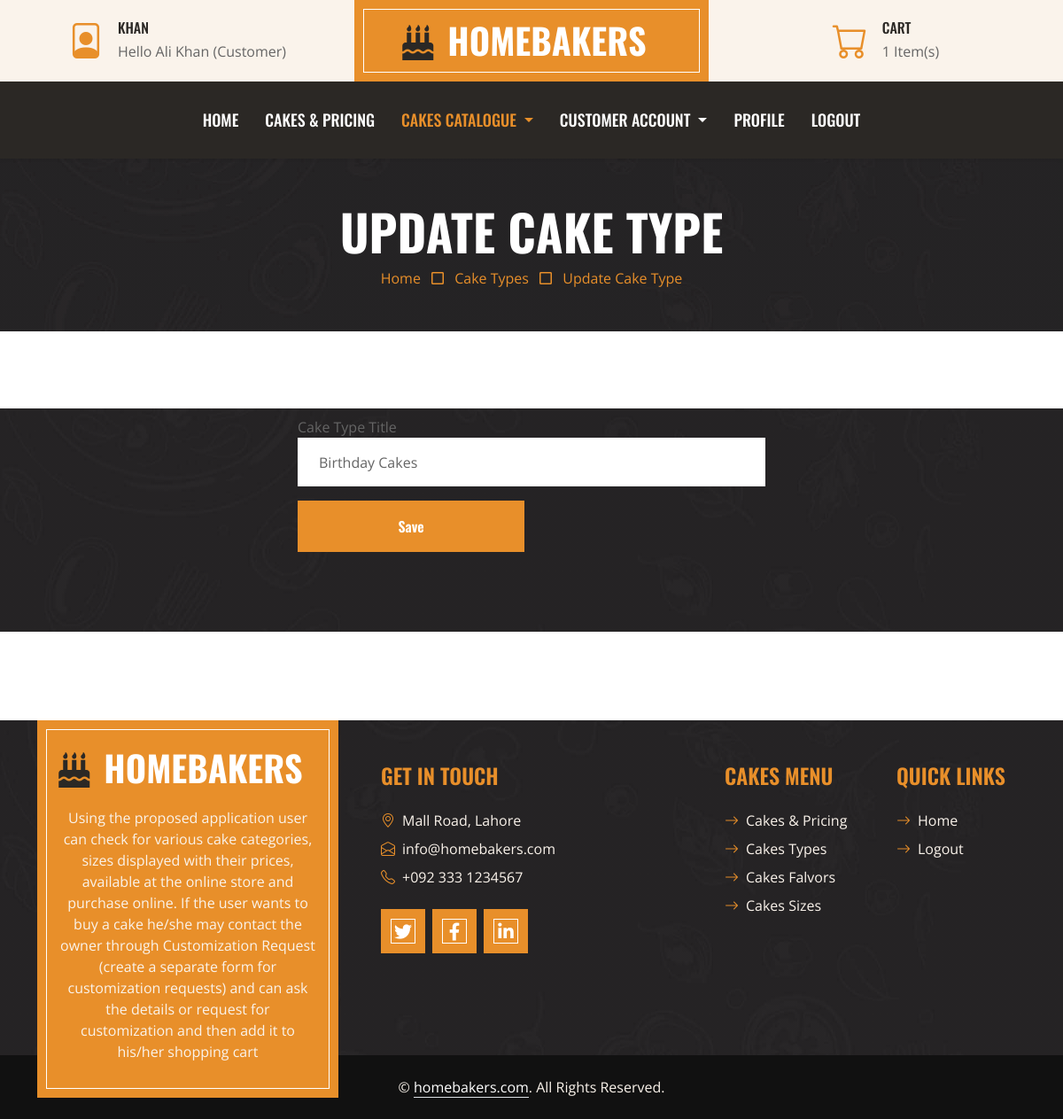
The page /update-type/1 (signed in) on the database its author committed.
### homebaker/models.py (models this page shows, shortened)
class Users(db.Model,UserMixin):
        id=db.Column(db.Integer, primary_key=True)
        loginid = db.Column(db.String(200),unique=True,nullable=False)
        password = db.Column(db.String(255),nullable=False)
        name = db.Column(db.String(100),nullable=False)
        contact = db.Column(db.String(20),nullable=False)
        email = db.Column(db.String(200),nullable=False)
        address = db.Column(db.String(255),nullable=True)
        utype = db.Column(db.String(15),nullable=True, default='Customer')
        status = db.Column(db.String(15),nullable=True, default='Active')
        photo = db.Column(db.String(100),nullable=True, default='user.png')
        date_created = db.Column(db.DateTime, default=datetime.utcnow)
        cart=db.relationship('Carts',backref=db.backref('usercart')) # PK -> FK (Cart)
        order=db.relationship('Orders',backref=db.backref('userorder')) # PK -> FK (Order)
        item=db.relationship('Items',backref=db.backref('useritem')) # PK -> FK (Item)

class Types(db.Model):
        id=db.Column(db.Integer, primary_key=True)
        title = db.Column(db.String(50),nullable=False)
        date_created = db.Column(db.DateTime, default=datetime.utcnow)

### homebaker/routes.py (the view)
@app.route('/update-type/<int:id>', methods=['GET','POST'])
@login_required
def update_type(id):
    userId=0
    cCount=0
    if current_user.is_authenticated:
        userId=format(current_user.id)
        carts=Carts.query.filter_by(customer_id=userId).all();
        for c in carts:
            cCount = cCount + c.qty
    page ='Cake Types'
    sub_page='Update Cake Type'
    pgTitle=title+' | '+page
    record = Types.query.get_or_404(id)
    form = CakeTypeForm()
    if form.validate_on_submit():
        record.title=form.title.data
        db.session.commit()
        flash(f'Cake type updated with title {form.title.data}',category='success')
        return redirect(url_for('types'))
    return render_template("type-form.html",form=form,record=record, page= page, sub_page=sub_page,pgTitle=pgTitle,cCount=cCount)

### homebaker/forms.py
class CakeTypeForm(FlaskForm):
    title = StringField(label="Cake Type Title  ",validators=[DataRequired(),Length(min=4,max=50)])
    submit = SubmitField("Save")

### homebaker/routes.py (called while the page is built)
@login_manager.user_loader
def load_user(user_id):
    return Users.query.get(int(user_id))

### homebaker/templates/type-form.html (shortened to what this page needs)
{% extends 'base.html' %}
{% block body %}
<div class="container-fluid bg-dark bg-img p-5">
    <div class="row">
        <div class="col-12 text-center">
            <h1 class="display-4 text-uppercase text-white">{% if sub_page %} {{sub_page}} {% else %} PAGE {% endif %}</h1>
            <a href="{{url_for('index')}}">Home</a>
            <i class="far fa-square text-primary px-2"></i>
            <a href="{{url_for('types')}}">{% if page %} {{page}} {% else %} Page {% endif %}</a>
            <i class="far fa-square text-primary px-2"></i>
            <a href="javascript:void(0)">{% if sub_page %} {{sub_page}} {% else %} Add {% endif %}</a>
        </div>
    </div>
</div>
<div class="container-fluid contact position-relative px-5" style="margin-bottom: 190px;">
    <div class="container">
        <div class="row g-5 p-5">
        </div>
        <div class="row justify-content-center">
            <div class="col-lg-6 mt-5">
                <form method="post" action="">
                    <div class="row g-3">
                        <div class="col-sm-12">
                            {{form.title.label()}}
                            {{form.title(class="form-control bg-light border-0 px-4", placeholder=form.title.label.text, value=record.title if record else '', style="height: 55px;")}}
                        </div>
                        <div class="col-sm-6">
                            {{form.submit(class="btn btn-primary border-inner w-100 py-3")}}
                        </div>
                    </div>
                </form>
            </div>
        </div>
    </div>
</div>
{% endblock %}

### homebaker/templates/base.html (shortened to what this page needs)
<!DOCTYPE html>
<html lang="en">
<head>
    <link href="https://cdnjs.cloudflare.com/ajax/libs/font-awesome/5.10.0/css/all.min.css" rel="stylesheet">
    <link href="https://cdn.jsdelivr.net/npm/bootstrap-icons@1.4.1/font/bootstrap-icons.css" rel="stylesheet">
    <link href="{{ url_for('static',filename='lib/owlcarousel/assets/owl.carousel.min.css') }}" rel="stylesheet">
    <link href="{{ url_for('static',filename='css/bootstrap.min.css') }}" rel="stylesheet">
    <link href="{{ url_for('static',filename='css/style.css') }}" rel="stylesheet">
</head>
<body>
        <div class="container-fluid px-0 d-none d-lg-block">
            <div class="row gx-0">
                <div class="col-lg-4 text-center bg-secondary py-3">
                    <div class="d-inline-flex align-items-center justify-content-center">
                        <i class="bi bi-file-person fs-1 text-primary me-3"></i>
                        <div class="text-start">
                            <h6 class="text-uppercase mb-1">{{ current_user.loginid if current_user.is_authenticated else 'Guest'}}</h6>
                            <span>Hello {{ current_user.name if current_user.is_authenticated else 'Guest'}} ({{ current_user.utype if current_user.is_authenticated else 'Guest'}})</span>
                        </div>
                    </div>
                </div>
                <div class="col-lg-4 text-center bg-primary border-inner py-3">
                    <div class="d-inline-flex align-items-center justify-content-center">
                        <a href="{{url_for('index')}}" class="navbar-brand">
                            <h1 class="m-0 text-uppercase text-white"><i class="fa fa-birthday-cake fs-1 text-dark me-3"></i>HomeBakers</h1>
                        </a>
                    </div>
                </div>
                <div class="col-lg-4 text-center bg-secondary py-3">
                    <div class="d-inline-flex align-items-center justify-content-center">
                        <i class="bi bi-cart fs-1 text-primary me-3"></i>
                        <div class="text-start">
                            <h6 class="text-uppercase mb-1">Cart</h6>
                            <span>{{cCount}} Item(s)</span>
                        </div>
                    </div>
                </div>
            </div>
        </div>
    <nav class="navbar navbar-expand-lg bg-dark navbar-dark shadow-sm py-3 py-lg-0 px-3 px-lg-0">
        <div class="collapse navbar-collapse" id="navbarCollapse">
            <div class="navbar-nav ms-auto mx-lg-auto py-0">
                <a href="{{url_for('index')}}" class="nav-item nav-link {% if page == 'Home' %} active {% endif %}">Home</a>
                {% if current_user.is_authenticated %}
                {% if current_user.utype != 'Admin' %}
                <a href="{{url_for('cakes')}}" class="nav-item nav-link {% if page == 'Cakes' %} active {% endif %}">Cakes & Pricing</a>
                {% endif %}
                {% endif %}
                <div class="nav-item dropdown">
                    <a href="#" class="nav-link dropdown-toggle {% if page == 'Cake Types' or page == 'Cake Sizes'  or page == 'Customization'  or page == 'Cake Flavors'  or sub_page == 'Customer Orders'  or sub_page == 'Our Cakes' %} active {% endif %}" data-bs-toggle="dropdown">Cakes Catalogue </a>
                </div>
                {% if current_user.is_authenticated %}
                 {% if current_user.utype == 'Customer' %}
                <div class="nav-item dropdown">
                    <a href="#" class="nav-link dropdown-toggle  {% if page == 'Cart' or page == 'Orders'  %} active {% endif %}" data-bs-toggle="dropdown">Customer Account </a>
                </div>
                {% endif %}
                {% endif %}
                {% if current_user.is_authenticated %}
				<a href="{{url_for('profile')}}" class="nav-item nav-link {% if page == 'Profile' %} active {% endif %}">Profile</a>
				<a href="{{url_for('logout')}}" class="nav-item nav-link">Logout</a>
                {% else %}
				<a href="{{url_for('login')}}" class="nav-item nav-link {% if page == 'Login' %} active {% endif %}">Sign In</a>
				<a href="{{url_for('register')}}" class="nav-item nav-link {% if page == 'Register' %} active {% endif %}">Register</a>
                {% endif %}
            </div>
        </div>
    </nav>
    {% block body %}
    {% endblock %}
        <div class="container-fluid bg-img text-secondary" style="margin-top: 90px">
            <div class="container">
                <div class="row gx-5">
                    <div class="col-lg-4 col-md-6 mb-lg-n5">
                        <div class="d-flex flex-column align-items-center justify-content-center text-center h-100 bg-primary border-inner p-4">
                            <a href="{{url_for('index')}}" class="navbar-brand">
                                <h1 class="m-0 text-uppercase text-white"><i class="fa fa-birthday-cake fs-1 text-dark me-3"></i>HomeBakers</h1>
                            </a>
                            <p class="mt-3">
                            Using the proposed application user can check for various cake categories, sizes displayed with their prices, available at the online store and purchase online. If the user wants to buy a cake he/she may contact the owner through Customization Request (create a separate form for customization requests) and can ask the details or request for customization and then add it to his/her shopping cart
                            </p>
                        </div>
                    </div>
                    <div class="col-lg-8 col-md-6">
                        <div class="row gx-5">
                            <div class="col-lg-6 col-md-6 pt-5 mb-5">
                                <h4 class="text-primary text-uppercase mb-4">Get In Touch</h4>
                                <div class="d-flex mb-2">
                                    <i class="bi bi-geo-alt text-primary me-2"></i>
                                    <p class="mb-0">Mall Road, Lahore</p>
                                </div>
                                <div class="d-flex mb-2">
                                    <i class="bi bi-envelope-open text-primary me-2"></i>
                                    <p class="mb-0">info@homebakers.com</p>
                                </div>
                                <div class="d-flex mb-2">
                                    <i class="bi bi-telephone text-primary me-2"></i>
                                    <p class="mb-0">+092 333 1234567</p>
                                </div>
                                <div class="d-flex mt-4">
                                    <a class="btn btn-lg btn-primary btn-lg-square border-inner rounded-0 me-2" href="#"><i class="fab fa-twitter fw-normal"></i></a>
                                    <a class="btn btn-lg btn-primary btn-lg-square border-inner rounded-0 me-2" href="#"><i class="fab fa-facebook-f fw-normal"></i></a>
                                    <a class="btn btn-lg btn-primary btn-lg-square border-inner rounded-0 me-2" href="#"><i class="fab fa-linkedin-in fw-normal"></i></a>
                                </div>
                            </div>
                            <div class="col-lg-3 col-md-3 pt-0 pt-lg-5 mb-5">
                                <h4 class="text-primary text-uppercase mb-4">Cakes Menu</h4>
                                <div class="d-flex flex-column justify-content-start">
                                    <a class="text-secondary mb-2" href="{{url_for('cakes')}}"><i class="bi bi-arrow-right text-primary me-2"></i>Cakes & Pricing</a>
                                    <a class="text-secondary mb-2" href="{{url_for('types')}}"><i class="bi bi-arrow-right text-primary me-2"></i>Cakes Types</a>
                                    <a class="text-secondary mb-2" href="{{url_for('flavors')}}"><i class="bi bi-arrow-right text-primary me-2"></i>Cakes Falvors</a>
                                    <a class="text-secondary mb-2" href="{{url_for('sizes')}}"><i class="bi bi-arrow-right text-primary me-2"></i>Cakes Sizes</a>
                                </div>
                            </div>
                            <div class="col-lg-3 col-md-3 pt-0 pt-lg-5 mb-5">
                                <h4 class="text-primary text-uppercase mb-4">Quick Links</h4>
                                <div class="d-flex flex-column justify-content-start">
                                    <a class="text-secondary mb-2" href="{{url_for('index')}}"><i class="bi bi-arrow-right text-primary me-2"></i>Home</a>
                                    {% if current_user.is_authenticated %}
                                    <a class="text-secondary" href="{{url_for('logout')}}"><i class="bi bi-arrow-right text-primary me-2"></i>Logout</a>
                                    {% else %}
                                    <a class="text-secondary mb-2" href="{{url_for('login')}}"><i class="bi bi-arrow-right text-primary me-2"></i>Sign In</a>
                                    <a class="text-secondary" href="{{url_for('register')}}"><i class="bi bi-arrow-right text-primary me-2"></i>Register</a>
                                    {% endif %}
                                </div>
                            </div>
                        </div>
                    </div>
                </div>
            </div>
        </div>
        <div class="container-fluid text-secondary py-4" style="background: #111111;">
            <div class="container text-center">
                <p class="mb-0">&copy; <a class="text-white border-bottom" href="{{url_for('index')}}">homebakers.com</a>. All Rights Reserved.</p>
            </div>
        </div>
</body>
</html>

### homebaker/static/css/style.css (style rules this page uses)
:root { --primary: #E88F2A; --secondary: #FAF3EB; --light: #FFFFFF; --dark: #2B2825; }
h1, h2, .font-weight-bold { font-weight: 700 !important; }
h3, h4, .font-weight-semi-bold { font-weight: 600 !important; }
h5, h6, .font-weight-medium { font-weight: 500 !important; }
.btn { font-family: 'Oswald', sans-serif; font-weight: 600; transition: .5s; }
.btn-primary { color: #FFFFFF; }
.border-inner { position: relative; }
.border-inner * { position: relative; z-index: 1; }
.border-inner::before { position: absolute; content: ""; top: 10px; right: 10px; bottom: 10px; left: 10px; background: none; border: 1px solid var(--light); z-index: 0; }
.btn-lg-square { width: 50px; height: 50px; }
.btn-square, .btn-sm-square, .btn-lg-square { padding-left: 0; padding-right: 0; text-align: center; }
.navbar-dark .navbar-nav .nav-link { font-family: 'Oswald', sans-serif; padding: 30px 15px; font-size: 18px; font-weight: 500; text-transform: uppercase; color: var(--light); outline: none; transition: .5s; }
.navbar-dark .navbar-nav .nav-link:hover, .navbar-dark .navbar-nav .nav-link.active { color: var(--primary); }
.service::after, .contact::after { position: absolute; content: ""; width: 100%; height: calc(100% - 45px); top: 135px; left: 0; background: linear-gradient(rgba(43, 40, 37, .9), rgba(43, 40, 37, .9)), url(../img/service.jpg) center center no-repeat; background-size: cover; z-index: -1; }
.contact::after { background: linear-gradient(rgba(43, 40, 37, .5), rgba(43, 40, 37, .5)), url(../img/bg.jpg) center center no-repeat; background-size: cover; }
.bg-img { background: linear-gradient(rgba(43, 40, 37, .5), rgba(43, 40, 37, .5)), url(../img/bg.jpg) center center no-repeat; background-size: cover; }

### rows shown on the page
Users: loginid "KHAN", name "Ali Khan", utype "Customer"
Types: title "Birthday Cakes"

### other values the page prints
{{ cCount }} "1"
{{ sub_page }} "UPDATE CAKE TYPE"
{{ page }} "Cake Types"
{{ sub_page }} "Update Cake Type"
